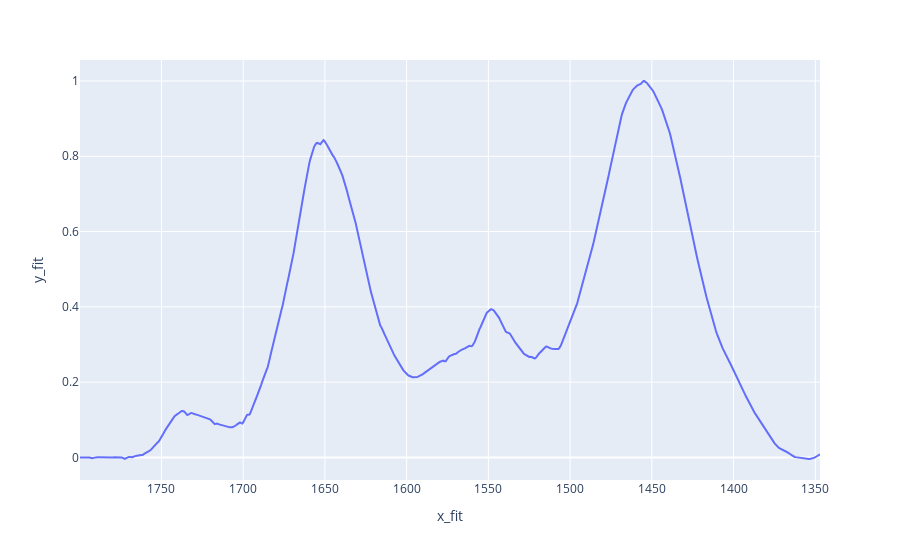

The notebook cell this image was saved under:
### Markdown cell above
Quick check for the input paramaters

### Code cell
arr = np.column_stack((x_fit,y_fit_norm_intensity))
my_array = pd.DataFrame(arr, columns = ['x_fit','y_fit'])
fig = px.line(data_frame=my_array, x=my_array['x_fit'], y=my_array['y_fit'])
fig['layout']['xaxis']['autorange'] = "reversed"
fig.show()

### Figure 1 — Plotly figure (JSON) as saved in the notebook; plotly's stock layout.template omitted (floating-point values rounded to 4 significant figures; data arrays with more than 128 entries replaced by an {"elided": "..."} marker saying what was removed)
{"data": [{"hovertemplate": "x_fit=%{x}<br>y_fit=%{y}<extra></extra>", "legendgroup": "", "line": {"color": "#636efa", "dash": "solid"}, "mode": "lines", "name": "", "orientation": "v", "showlegend": false, "type": "scatter", "x": {"elided": "940 float values"}, "xaxis": "x", "y": {"elided": "940 float values"}, "yaxis": "y"}], "layout": {"legend": {"tracegroupgap": 0}, "margin": {"t": 60}, "xaxis": {"anchor": "y", "autorange": "reversed", "domain": [0, 1], "title": {"text": "x_fit"}}, "yaxis": {"anchor": "x", "domain": [0, 1], "title": {"text": "y_fit"}}}}
